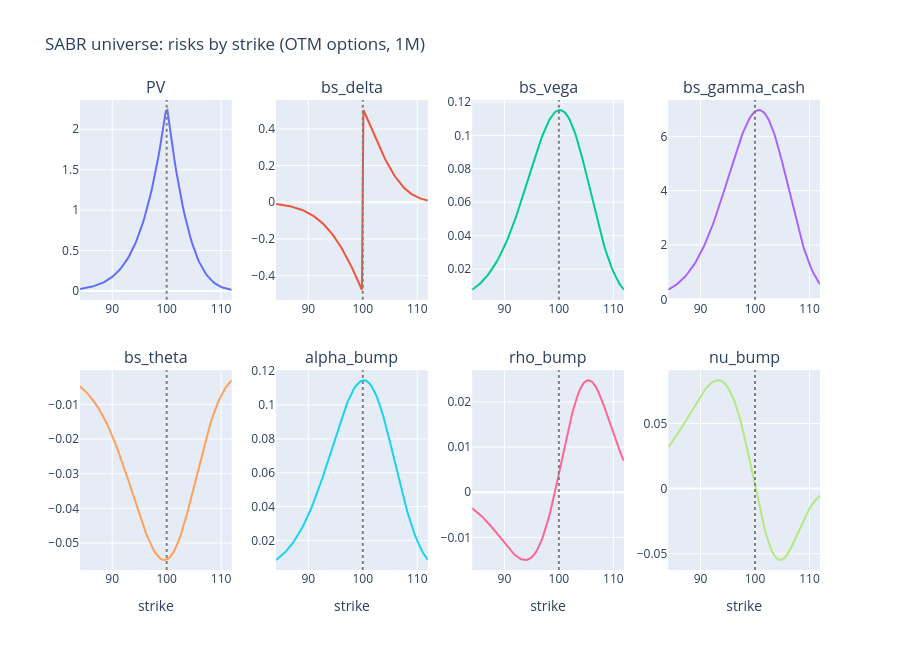

Here is the notebook cell this chart was saved with:
### Code cell
# One panel per risk: the scales are too different to share a y axis
fig = make_subplots(rows=2, cols=4, subplot_titles=risk_cols, horizontal_spacing=0.06, vertical_spacing=0.15)
for i, col in enumerate(risk_cols):
    fig.add_trace(
        go.Scatter(x=universe["strike"], y=universe[col], mode="lines", name=col,
                   hovertemplate="K=%{x:.2f}<br>" + col + "=%{y:.4g}<extra></extra>"),
        row=i // 4 + 1, col=i % 4 + 1,
    )
fig.add_vline(x=F0, line_dash="dot", line_color="grey")
fig.update_xaxes(title_text="strike", row=2)
fig.update_layout(title="SABR universe: risks by strike (OTM options, 1M)", height=650, showlegend=False)
fig.show()
